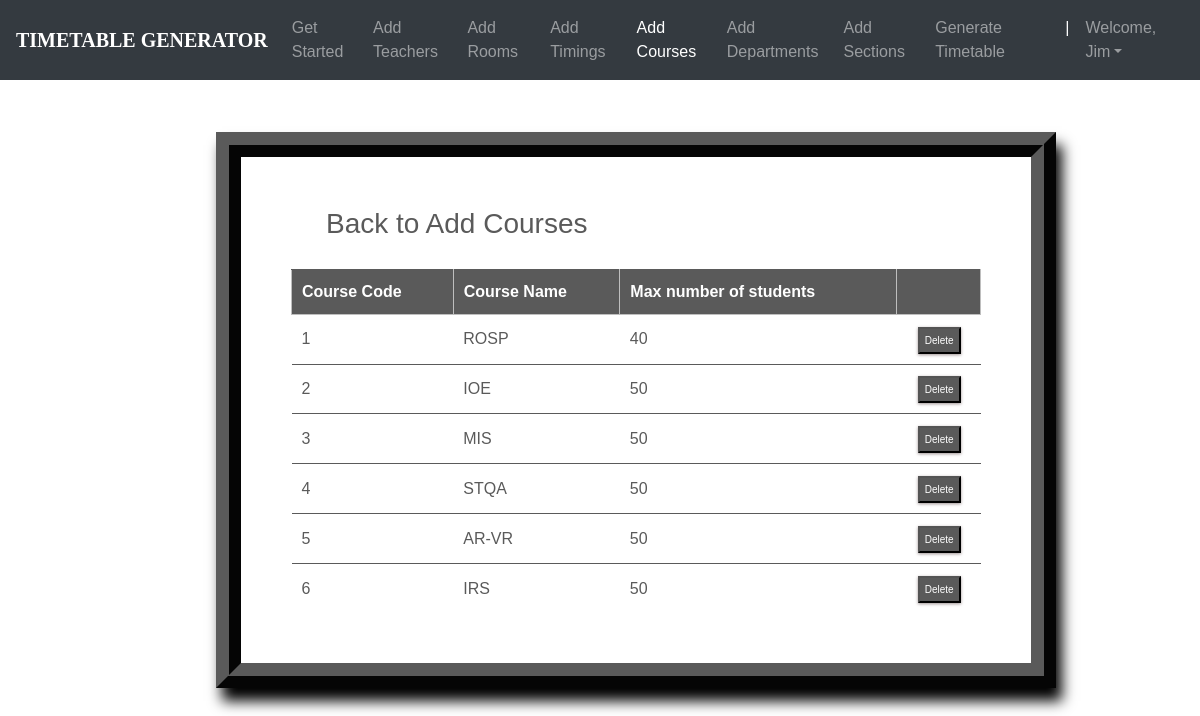
The app's page /courses_list/ (signed in) with its own data.
### ttgen/models.py (models this page shows, shortened)
class Course(models.Model):
    course_number = models.CharField(max_length=5, primary_key=True)
    course_name = models.CharField(max_length=40)
    max_numb_students = models.CharField(max_length=65)
    instructors = models.ManyToManyField(Instructor)

### ttgen/views.py (the view)
# urls.py: path('courses_list/', views.course_list_view, name='editcourse'),
@login_required
def course_list_view(request):
    context = {
        'courses': Course.objects.all()
    }
    return render(request, 'courseslist.html', context)

### templates/courseslist.html (shortened to what this page needs)
<!DOCTYPE html>
<html lang="en">
<head>
  <link rel="stylesheet" href="https://maxcdn.bootstrapcdn.com/bootstrap/4.0.0/css/bootstrap.min.css">
  <link rel="stylesheet" type="text/css" href="static/css/index.css">
</head>
<body>
  <header>
    <nav class="navbar navbar-expand-md navbar-dark fixed-top bg-dark">
      <a class="navbar-brand" href="#"><b>TIMETABLE GENERATOR</b></a>
      <div class="collapse navbar-collapse" id="navbarCollapse">
        <ul class="navbar-nav ml-auto">
          <li class="nav-item">
            <a class="nav-link" href="{% url 'admindash' %}">Get Started</a>
          </li>
          <li class="nav-item">
            <a class="nav-link" href="{% url 'addInstructors' %}">Add Teachers</a>
          </li>
          <li class="nav-item">
            <a class="nav-link" href="{% url 'addRooms' %}">Add Rooms</a>
          </li>
          <li class="nav-item">
            <a class="nav-link" href="{% url 'addTimings' %}">Add Timings</a>
          </li>
          <li class="nav-item active">
            <a class="nav-link" href="{% url 'addCourses' %}">Add Courses</a>
          </li>
          <li class="nav-item">
            <a class="nav-link" href="{% url 'addDepts' %}">Add Departments</a>
          </li>
          <li class="nav-item">
            <a class="nav-link" href="{% url 'addSections' %}">Add Sections</a>
          </li>
          <li class="nav-item">
            <a class="nav-link" href="{% url 'generate' %}">Generate Timetable</a>
          </li>
          <li class="nav-item active">
            <a class="nav-link">|</a>
          </li>
          <li class="nav-item dropdown">
            <a class="nav-link dropdown-toggle" href="#" id="dropdown03" data-toggle="dropdown" aria-haspopup="true"
              aria-expanded="false">Welcome, {{ user.first_name }}</a>
          </li>
        </ul>
      </div>
    </nav>
  </header>
  <br><br>
  {% block content %}
  {% load static %}
  <fieldset class="fieldset">
    <a href="{% url 'addCourses'%}">
      <h1 class="tablink" onclick="openPage('new')" id="defaultOpen">Back to Add Courses</h1>
    </a>
    <div class="tabcontent" id="edit">
      <table class="table1">
        <thead>
          <tr class="table-headers">
            <th>Course Code</th>
            <th>Course Name</th>
            <th>Max number of students</th>
            <th class="empty"></th>
          </tr>
        </thead>
        <tbody>
          {% for crs in courses %}
          <tr>
            <td>{{crs.course_number}}</td>
            <td>{{crs.course_name}}</td>
            <td>{{crs.max_numb_students}}</td>
            <td class="empty">
              <form action="{% url 'deletecourse' crs.course_number %}" method="post">
                <input type="submit" value="Delete" class="cross">
              </form>
            </td>
          </tr>
          {% endfor %}
        </tbody>
      </table>
    </div>
  </fieldset>
  {% endblock %}

### static/css/index.css (style rules this page uses)
body { padding-top: 3rem; padding-bottom: 3rem; color: #5a5a5a; font-family: 'Poppins', sans-serif; overflow-x: hidden; }
nav { font-family: sans-serif; }
.navbar-brand { font-size: 20px; font-family: Georgia, 'Times New Roman', Times, serif; }

### templates/courseslist.html (style rules this page uses)
nav { font-family: sans-serif; }
.navbar-brand { font-size: 20px; font-family: Georgia, 'Times New Roman', Times, serif; }
* { margin: 0; padding: 0; box-sizing: border-box; }
html { scroll-behavior: smooth; }
a { text-decoration: none; }
form { margin-top: 3%; margin-left: 18%; margin-right: 12%; }
fieldset h1 { color: #5a5a5a; padding-bottom: 20px; margin-left: 35px; display: inline-block; cursor: pointer; font-size: 28px; }
fieldset input { padding: 8px; color: #938c8c }
.table2 td, th { border: 1px solid rgb(190, 190, 190); padding: 10px 20px; }
.table1 { width: 100%; border-collapse: collapse; text-align: left; overflow: hidden; }
.table1 td, th { border-top: 1px solid #5a5a5a; padding: 10px; }
.table1 th { background-color: #5a5a5a; color: #fff; }
.cross { font-size: 10px; box-shadow: 0px 1px 3px 0px #9e9292; padding: 4px 5px; color: #fff; background-color: #5a5a5a; cursor: pointer; }
.fieldset { margin-top: 3%; margin-left: 18%; margin-right: 12%; padding: 50px; border-width: 25px; border-style: ridge; border-color: #5a5a5a; box-shadow: 6px 13px 13px 0px black; background-color: #fff; }

### records on screen
Course: course_number "1", course_name "ROSP", max_numb_students "40"
Course: course_number "2", course_name "IOE", max_numb_students "50"
Course: course_number "3", course_name "MIS", max_numb_students "50"
Course: course_number "4", course_name "STQA", max_numb_students "50"
Course: course_number "5", course_name "AR-VR", max_numb_students "50"
Course: course_number "6", course_name "IRS", max_numb_students "50"

### other values on screen
{{ user.first_name }} "Jim"
